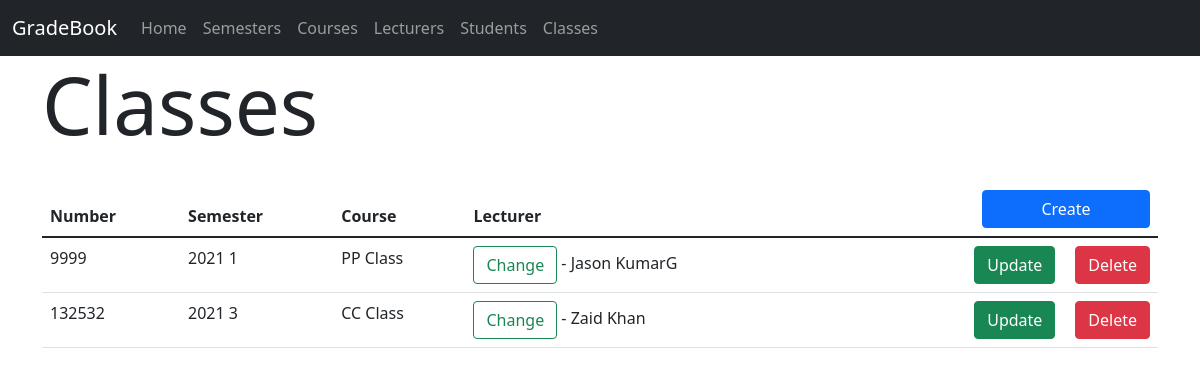
The app's page /classes, older data.
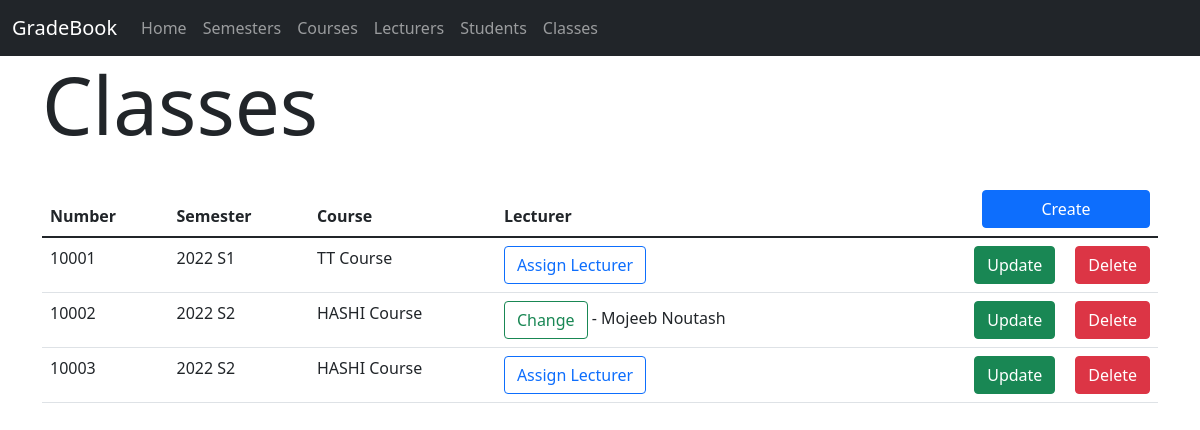
The same page, newer data.
### gradebook/models.py (models this page shows, shortened)
class Class(models.Model):
    number = models.PositiveIntegerField(null=False, blank=False)
    semester = models.ForeignKey(Semester, on_delete=models.CASCADE)
    course = models.ForeignKey(Course, on_delete=models.CASCADE)
    lecturer = models.ForeignKey(Lecturer, on_delete=models.CASCADE, blank=True, null=True)

class Semester(models.Model):
    SEMESTERS = [
        ('S1', 'S1'),
        ('S2', 'S2'),
        ('S3', 'S3'),
        ('S4', 'S4')
    ]
    year = models.PositiveIntegerField(validators=[MaxValueValidator(2200)], null=False, blank=False)
    semester = models.CharField(choices=SEMESTERS, max_length=2, default='S1')
    courses = models.ManyToManyField(Course, blank=True, null=True)
    def __str__(self):
        return str(self.year) + " " + str(self.semester)

class Course(models.Model):
    code = models.CharField(max_length=50, null=False, blank=False, unique=True)
    name = models.CharField(max_length=100, null=False, blank=False)
    def __str__(self):
        return self.name

class Lecturer(models.Model):
    user = models.OneToOneField(User, null=True, on_delete=models.CASCADE)
    staffID = models.PositiveIntegerField(null=False, blank=False, unique=True)
    firstName = models.CharField(max_length=100, null=False, blank=False)
    lastName = models.CharField(max_length=100, null=False, blank=False)
    email = models.EmailField(max_length=254, null=False, blank=False)
    course = models.ForeignKey(Course, on_delete=models.CASCADE)
    dateOfBirth = models.DateField(null=False, blank=False)

### gradebook/views.py (the view)
# urls.py: path('classes', ListClassesView.as_view(), name='list_classes'),
class ListClassesView(ListView):
    model = Class
    template_name = 'class/list_classes.html'

### gradebook/templates/class/list_classes.html (shortened to what this page needs)
{% extends "base.html" %}
{% block content %}
    <h1 class="display-1" style="margin-bottom: 30px">Classes</h1>
    <table class="table">
  <thead>
    <tr>
      <th scope="col">Number</th>
      <th scope="col">Semester</th>
      <th scope="col">Course</th>
      <th scope="col">Lecturer</th>
      <th><a href="{% url "create_class" %}" class="btn btn-primary" style="float: right;width: 168px">Create</a></td></th>
    </tr>
  </thead>
  <tbody>
  {% for class in object_list %}
    <tr>
      <td>{{ class.number }}</td>
      <td>{{ class.semester }}</td>
      <td>{{ class.course }}</td>
        {% if class.lecturer %}
            <td>
                <a href="{% url "assign_lecturer_to_class" class.id %}" class="btn btn-outline-success">Change</a> -
                {{ class.lecturer.firstName }} {{ class.lecturer.lastName }}
            </td>
        {% else %}
            <td><a href="{% url "assign_lecturer_to_class" class.id %}" class="btn btn-outline-primary">Assign Lecturer</a></td>
        {% endif %}
      <td>
          <a href="{% url "delete_class" class.id %}" class="btn btn-danger" style="float: right">Delete</a>
          <a href="{% url "update_class" class.id %}" class="btn btn-success" style="float: right; margin-right: 20px">Update</a>
      </td>
    </tr>
  {% endfor %}
  </tbody>
</table>
{% endblock %}

Row changes from the older to the newer data that the page shows:
removed Class: number "9999", semester "2021 1", course "PP Class", lecturer.firstName "Jason", lecturer.lastName "KumarG"
removed Class: number "132532", semester "2021 3", course "CC Class", lecturer.firstName "Zaid", lecturer.lastName "Khan"
added Class: number "10001", semester "2022 S1", course "TT Course", shows "Assign Lecturer"
added Class: number "10002", semester "2022 S2", course "HASHI Course", lecturer.firstName "Mojeeb", lecturer.lastName "Noutash"
added Class: number "10003", semester "2022 S2", course "HASHI Course", shows "Assign Lecturer"
